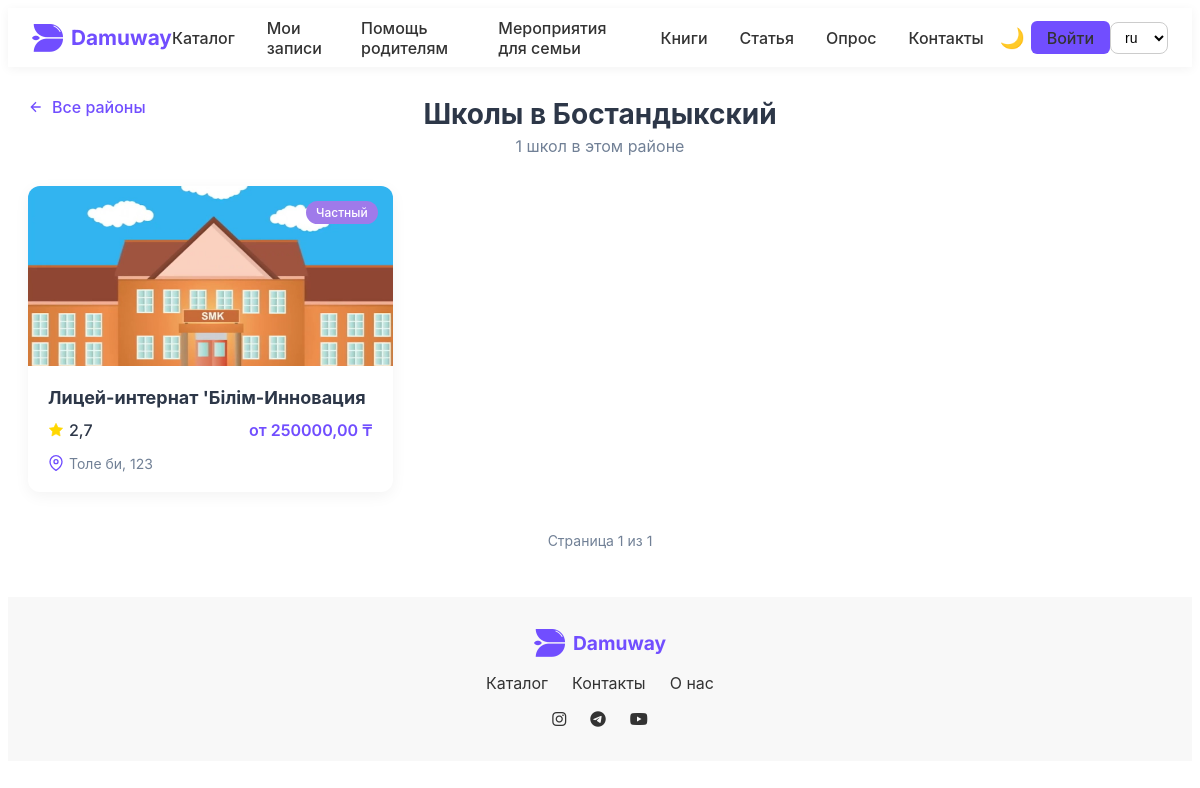
The app's page /ru/school/districts/1/ with its own data.
### apps/school/models.py (models this page shows, shortened)
class District(models.Model):
    name = models.CharField(max_length=100)

class School(models.Model):
    SCHOOL_TYPES = (
        ('state', 'Государственный'),
        ('private', 'Частный'),
        ('semi-private', 'Полу-частный'),
    )
    district = models.ForeignKey(District, on_delete=models.CASCADE)
    name = models.CharField(max_length=200)
    description = models.TextField()
    school_type = models.CharField(max_length=20, choices=SCHOOL_TYPES)
    price = models.DecimalField(max_digits=10, decimal_places=2)
    duration = models.CharField(max_length=100)
    achievements = models.TextField(blank=True)
    working_hours = models.CharField(max_length=100)
    phone = models.CharField(max_length=20)
    instagram = models.URLField(blank=True)
    facebook = models.URLField(blank=True)
    address = models.TextField()
    latitude = models.FloatField(blank=True, null=True)
    longitude = models.FloatField(blank=True, null=True)
    rating = models.FloatField(default=0)
    main_image = models.ImageField(upload_to='schools/')

### apps/school/views.py (the view)
# urls.py: path('districts/<int:district_id>/', views.school_list, name='school_list'),
def school_list(request, district_id):
    district = get_object_or_404(District, id=district_id)
    schools = School.objects.filter(district=district).order_by('name')
    paginator = Paginator(schools, 10)  # 10 школ на странице
    page_number = request.GET.get('page')
    page_obj = paginator.get_page(page_number)
    context = {
        'district': district,
        'page_obj': page_obj,
        'google_maps_api_key': settings.GOOGLE_MAPS_API_KEY,
    }
    return render(request, 'school/school_list.html', context)

### templates/school/school_list.html (shortened to what this page needs)
{% extends 'base.html' %}
{% load static %}
{% block extra_css %}
<link rel="stylesheet" href="{% static 'css/school/school_list.css' %}">
{% endblock %}
{% block content %}
<div class="school-list-container">
    <div class="school-list-header">
        <a href="{% url 'school:district_list' %}" class="back-link">
            <svg xmlns="http://www.w3.org/2000/svg" width="20" height="20" viewBox="0 0 24 24" fill="none" stroke="currentColor" stroke-width="2">
                <path d="M19 12H5M12 19l-7-7 7-7"/>
            </svg>
            Все районы
        </a>
        <h1>Школы в {{ district.name }}</h1>
        <p class="district-description">{{ district.school_set.count }} школ в этом районе</p>
    </div>
    <div class="schools-grid">
        {% for school in page_obj %}
        <a href="{% url 'school:school_detail' school.id %}" class="school-card">
            <div class="school-image-container">
                <img src="{{ school.main_image.url }}" alt="{{ school.name }}" class="school-image">
                <span class="school-type {{ school.school_type }}">
                    {{ school.get_school_type_display }}
                </span>
            </div>
            <div class="school-info">
                <h2>{{ school.name }}</h2>
                <div class="school-meta">
                    <div class="rating">
                        <svg xmlns="http://www.w3.org/2000/svg" width="16" height="16" viewBox="0 0 24 24" fill="#FFD700" stroke="#FFD700">
                            <polygon points="12 2 15.09 8.26 22 9.27 17 14.14 18.18 21.02 12 17.77 5.82 21.02 7 14.14 2 9.27 8.91 8.26 12 2"></polygon>
                        </svg>
                        {{ school.rating|floatformat:1 }}
                    </div>
                    <div class="price">от {{ school.price }} ₸</div>
                </div>
                <div class="school-address">
                    <svg xmlns="http://www.w3.org/2000/svg" width="16" height="16" viewBox="0 0 24 24" fill="none" stroke="#714EFF" stroke-width="2">
                        <path d="M21 10c0 7-9 13-9 13s-9-6-9-13a9 9 0 0 1 18 0z"></path>
                        <circle cx="12" cy="10" r="3"></circle>
                    </svg>
                    {{ school.address|truncatechars:30 }}
                </div>
            </div>
        </a>
        {% endfor %}
    </div>
    <div class="pagination">
        <span class="current-page">
            Страница {{ page_obj.number }} из {{ page_obj.paginator.num_pages }}
        </span>
    </div>
</div>
{% endblock %}

### static/css/navbar_footer.css (style rules this page uses)
:root { --main-color: #714EFF; --transition: all 0.3s ease; }
body, .navbar, .footer, .nav-container, .footer-container, .nav-menu a, .nav-auth a, .mobile-nav, .profile-dropdown, .card, .category-card, .section-card, .login-btn, .theme-btn, h1, h2, h3, p { transition: background-color 0.3s ease, color 0.3s ease, box-shadow 0.3s ease; }

### static/css/school/school_list.css (style rules this page uses)
:root { --primary: #714EFF; --primary-light: #F0EBFF; --text: #2D3748; --text-light: #718096; --border: #E2E8F0; }
.school-list-container { max-width: 1200px; margin: 30px auto; padding: 0 20px; font-family: 'Inter', -apple-system, sans-serif; }
.school-list-header { margin-bottom: 30px; position: relative; text-align: center; }
.back-link { position: absolute; left: 0; top: 0; display: flex; align-items: center; gap: 8px; color: var(--primary); text-decoration: none; font-weight: 500; }
.back-link svg { width: 16px; height: 16px; }
.school-list-header h1 { font-size: 28px; color: var(--text); margin-bottom: 5px; }
.district-description { color: var(--text-light); margin: 0; }
.schools-grid { display: grid; grid-template-columns: repeat(auto-fill, minmax(280px, 1fr)); gap: 25px; margin-bottom: 40px; }
.school-card { background: white; border-radius: 12px; overflow: hidden; box-shadow: 0 4px 15px rgba(0,0,0,0.05); text-decoration: none; color: var(--text); transition: all 0.3s ease; }
.school-image-container { position: relative; height: 180px; overflow: hidden; }
.school-image { width: 100%; height: 100%; object-fit: cover; transition: transform 0.3s ease; }
.school-type { position: absolute; top: 15px; right: 15px; padding: 4px 10px; border-radius: 20px; font-size: 12px; font-weight: 500; color: white; }
.school-type.private { background-color: #9F7AEA; }
.school-info { padding: 20px; }
.school-info h2 { font-size: 18px; margin: 0 0 10px 0; line-height: 1.3; }
.school-meta { display: flex; justify-content: space-between; align-items: center; margin-bottom: 15px; }
.rating { display: flex; align-items: center; gap: 5px; font-weight: 500; }
.price { color: var(--primary); font-weight: 600; }
.school-address { display: flex; align-items: center; gap: 5px; font-size: 14px; color: var(--text-light); }
.school-address svg { flex-shrink: 0; }
.pagination { display: flex; justify-content: center; align-items: center; gap: 15px; margin-top: 40px; }
.current-page { font-size: 14px; color: var(--text-light); }

### templates/base.html (style rules this page uses)
:root { --font-main: 'Inter', -apple-system, sans-serif; }
body { font-family: var(--font-main); -webkit-font-smoothing: antialiased; }

### records on screen
District: name "Бостандыкский", school_set.count "1"
School: main_image (placeholder picture), school_type "Частный", name "Лицей-интернат 'Білім-Инновация", rating "2,7", price "250000,00", address "Толе би, 123"

### other values on screen
{{ page_obj.number }} "1"
{{ page_obj.paginator.num_pages }} "1"
